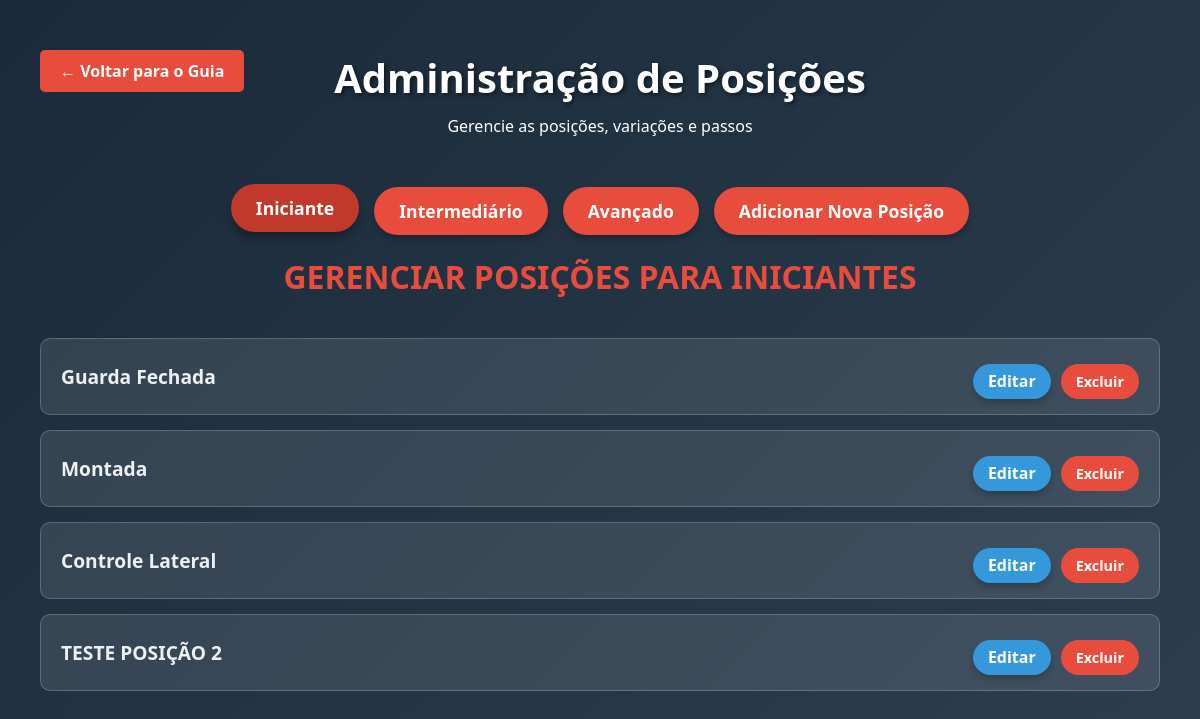
/admin, run on an earlier commit of the app's database.
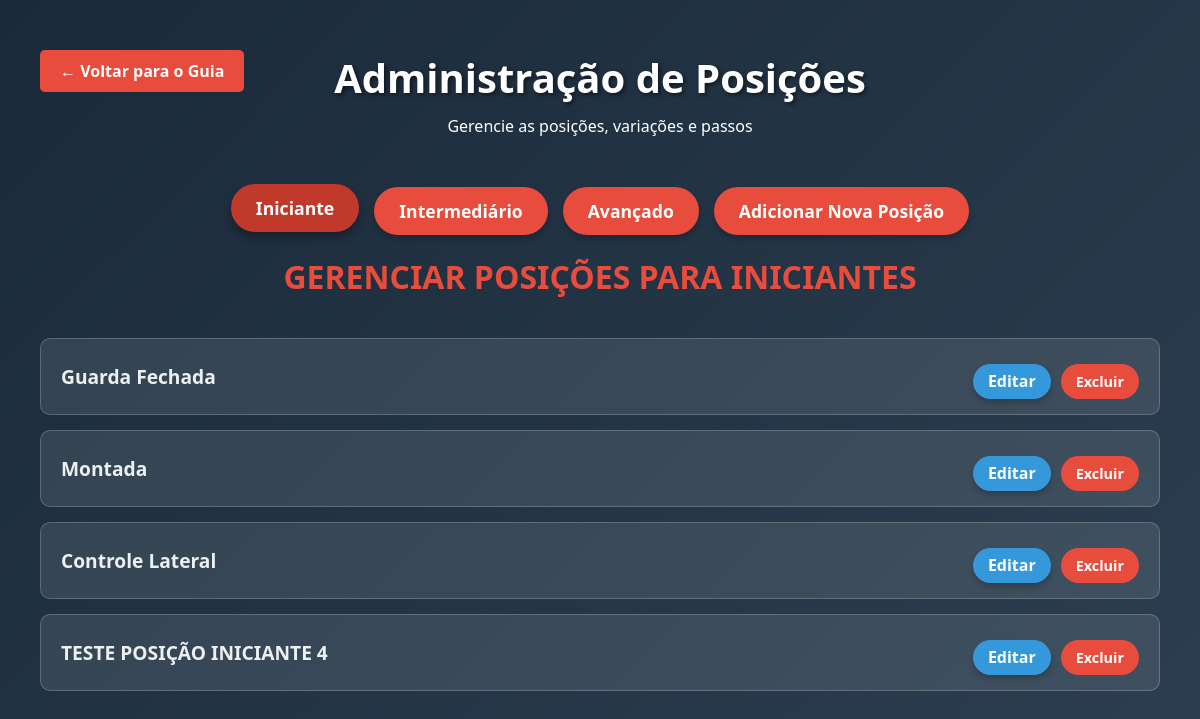
And on a later commit of the database.
### models/guia.py (models this page shows, shortened)
class Position(db.Model):
    __tablename__ = 'positions'
    id = db.Column(db.Integer, primary_key=True)
    name = db.Column(db.String(100), nullable=False)
    description = db.Column(db.Text, nullable=False)
    image = db.Column(db.String(100), nullable=True) # A imagem da posição
    level = db.Column(db.String(50), nullable=False)
    variations = db.relationship('Variation', backref='position', lazy=True, cascade="all, delete-orphan")

### controllers/controller.py (the view)
def admin_bjj():
    positions = Position.query.filter_by(level='beginner').all()
    return render_template('adm/admin.html', positions=positions)

### view/adm/admin.html (shortened to what this page needs)
{% extends 'templates/base.html' %}
    {% block conteudo %}
    <header>
        <div>
            <a href="{{ url_for('guiabjj_route') }}" class="back-button" style="display: block; text-decoration: none;">← Voltar para o Guia</a>
        </div>
        <h1>Administração de Posições</h1>
        <p>Gerencie as posições, variações e passos</p>
    </header>
    <div class="controls admin-controls">
        <a href="{{ url_for('admin_route') }}" class="level-btn active">Iniciante</a>
        <a href="{{ url_for('interadm_route') }}" class="level-btn">Intermediário</a>
        <a href="{{ url_for('avancadm_route') }}" class="level-btn">Avançado</a>
        <a href="{{ url_for('add_position_beginner') }}" class="add-position-btn">Adicionar Nova Posição</a>
    </div>
    <div id="admin-content-container">
        <h2 class="level-header">Gerenciar Posições para Iniciantes</h2>
        <div class="admin-list">
            {% for position in positions %}
            <div class="admin-position-item">
                <span>{{ position.name }}</span>
                <div class="admin-position-actions">
                    <a class="action-btn edit-btn" href="{{ url_for('edit_position_beginner', position_id=position.id) }}" >Editar</a>
                     <form action="{{ url_for('delete_position_beginner', position_id=position.id) }}" method="post" onsubmit="return confirm('Tem certeza que deseja excluir esta posição?');" >
                        <button class="action-btn delete-btn" type="submit" >Excluir</button>
                    </form>
                </div>
            </div>
            {% endfor %}
        </div>
    </div>
{% endblock %}

What changed in the data, as far as the page shows it:
changed Position: name "TESTE POSIÇÃO 2" → "TESTE POSIÇÃO INICIANTE 4"
